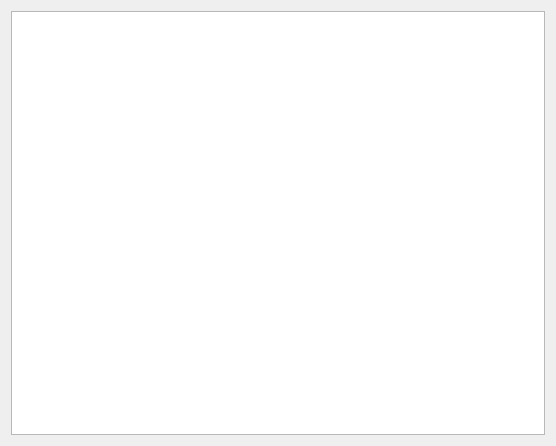
<ui version="4.0" >
 <class>AltSelectorWidget</class>
 <widget class="QWidget" name="AltSelectorWidget" >
  <property name="geometry" >
   <rect>
    <x>0</x>
    <y>0</y>
    <width>556</width>
    <height>446</height>
   </rect>
  </property>
  <property name="windowTitle" >
   <string>Form</string>
  </property>
  <layout class="QGridLayout" name="gridLayout" >
   <item row="0" column="0" >
    <widget class="QTreeView" name="altSelectView" />
   </item>
  </layout>
 </widget>
 <resources/>
 <connections/>
</ui>
